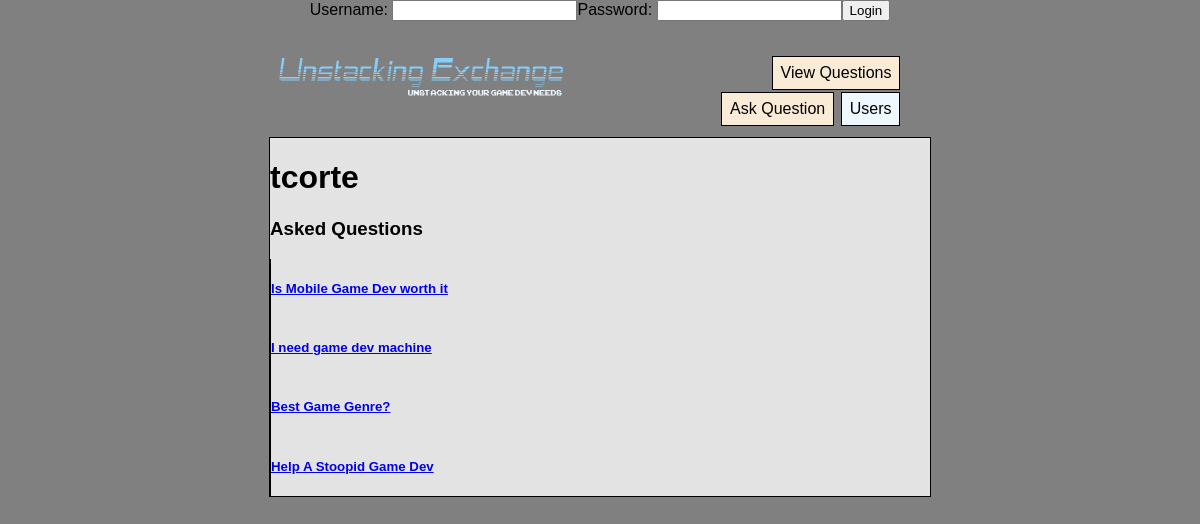
Screenshot of /profile.php?id=2 with the database file from the repository.
### tables this page shows
CREATE TABLE `UserProfile` (
  `id` int(11) NOT NULL AUTO_INCREMENT,
  `username` varchar(50) NOT NULL,
  `password` varchar(50) NOT NULL,
  `email` varchar(50) NOT NULL,
  PRIMARY KEY (`id`)
);

CREATE TABLE `Questions` (
  `id` int(11) NOT NULL AUTO_INCREMENT,
  `questionScore` int(250) NOT NULL,
  `questionTitle` varchar(250) NOT NULL,
  `questionBody` varchar(8000) NOT NULL,
  `questionPoster` varchar(250) NOT NULL,
  PRIMARY KEY (`id`)
);

### profile.php (the view, shortened to what this page needs)
<?php
require("PHP/Connect.php");
?>
<!DOCTYPE html>
<html lang="en">
    <head>
        <link rel="stylesheet" type="text/css" href="CSS/stylesheet.css">
    </head>
    <body>
        <div id="Header">
            <?PHP
                    if (isset($_SESSION["USER"]))
                    {
                        echo "<form class=\"FormLogin\" action=\"PHP/Logout.php\" method=\"post\">";
                        echo "<b>Welcome: <a href=\"profile.php?id=\"".$_SESSION["USERID"]."\">".$_SESSION["USER"]."</a></b>";
                        echo "&nbsp&nbsp&nbsp";
                        echo "<input type=\"submit\" name=\"submit\" value=\"Logout\">";
                        echo "</form>";
                    }
                    else
                    {
                        echo "<form class=\"FormLogin\" action=\"PHP/Login.php\" method=\"post\">";
                        echo "Username: <input type=\"text\" name=\"LoginUsername\">";
                        echo "Password: <input type=\"password\" name=\"LoginPassword\">";
                        echo "<input type=\"submit\" name=\"submit\" value=\"Login\">";
                        echo "</form>";
                    }
                ?>
            <div class="Navigation">
                <h1>
                    <a href="index.php"><img src="images/Logo.png" class="logo"></a>
                </h1>
                <ul>
                    <li><a href="questions.php">View Questions</a></li>
                    <li><a href="ask.php">Ask Question</a></li>
                    <li><a href="users.php" class="active">Users</a></li>
                </ul>
            </div>
            <div id="Container">
                <?php
                    $sqlU = "SELECT * FROM UserProfile WHERE id='".$_GET["id"]."'";
                    $resultU = mysqli_query($conn, $sqlU);
                    if(mysqli_num_rows($resultU) > 0)
                    {
                        while ($rowU = mysqli_fetch_assoc($resultU))
                        {
                            $UserIs = $rowU["username"];
                        }
                    }
                    echo "<h1>".$UserIs."</h1>";
                    echo "<h3>Asked Questions</h3>";
                    $sql = "SELECT * FROM Questions ORDER BY id DESC";
                    $result = mysqli_query($conn, $sql);
                    if (mysqli_num_rows($result) > 0)
                    {
                        while ($row = mysqli_fetch_assoc($result))
                        {
                            if($UserIs == $row["questionPoster"])
                            {
                                echo "<div>";
                                echo "<div id=\"questionTitleLink\">";
                                echo "<a href=\"QuestionView.php?id=". $row["id"]."\">";
                                echo "<h5>".$row["questionTitle"]."</h5>"."</a>";
                                echo "</div>";
                            }
                        }
                    }
                    else {
                        echo "<div>";
                        echo "<h5>";
                        echo "0 Results Found";
                        echo "</h5>";
                        echo "</div>";
                    }
                ?>
            </div>
        </div>
    </body>
</html>

### CSS/stylesheet.css (style rules this page uses)
body { background: Gray; margin: 0; padding: 0; text-align: center; color: #000000; font-family: Arial, Helvetica, sans-serif; font-size: 100%; }
#Container { width:55%; margin:10px auto; text-align: left; background-color: #E4E3E3; border: 1px solid #000000; }
.Navigation { width:55%; margin:auto; text-align: left; }
.Navigation h1 { display: inline-block; width: 60%; margin: 0; padding: 0; }
.logo { width: 300px; height: 75px; }
.Navigation ul { display: inline-block; width: 35%; text-align: right; margin: 0; padding: 0; }
.Navigation ul li { display: inline-block; border: 1px solid black; margin: 1px; background: #FAEBD7; }
.Navigation ul li a { display: block; text-decoration: none; text-align: center; padding: 7px 8px; color: black; }
.active { background-color: #F0F8FF }
#questionTitleLink { width: 80%; display: inline-block; margin: 0px; padding: 0px; border: none; border-left: 1px solid black; }

### rows the page displays
userprofile: username "tcorte"
questions: questionTitle "Is Mobile Game Dev worth it"
questions: questionTitle "I need game dev machine"
questions: questionTitle "Best Game Genre?"
questions: questionTitle "Help A Stoopid Game Dev"
